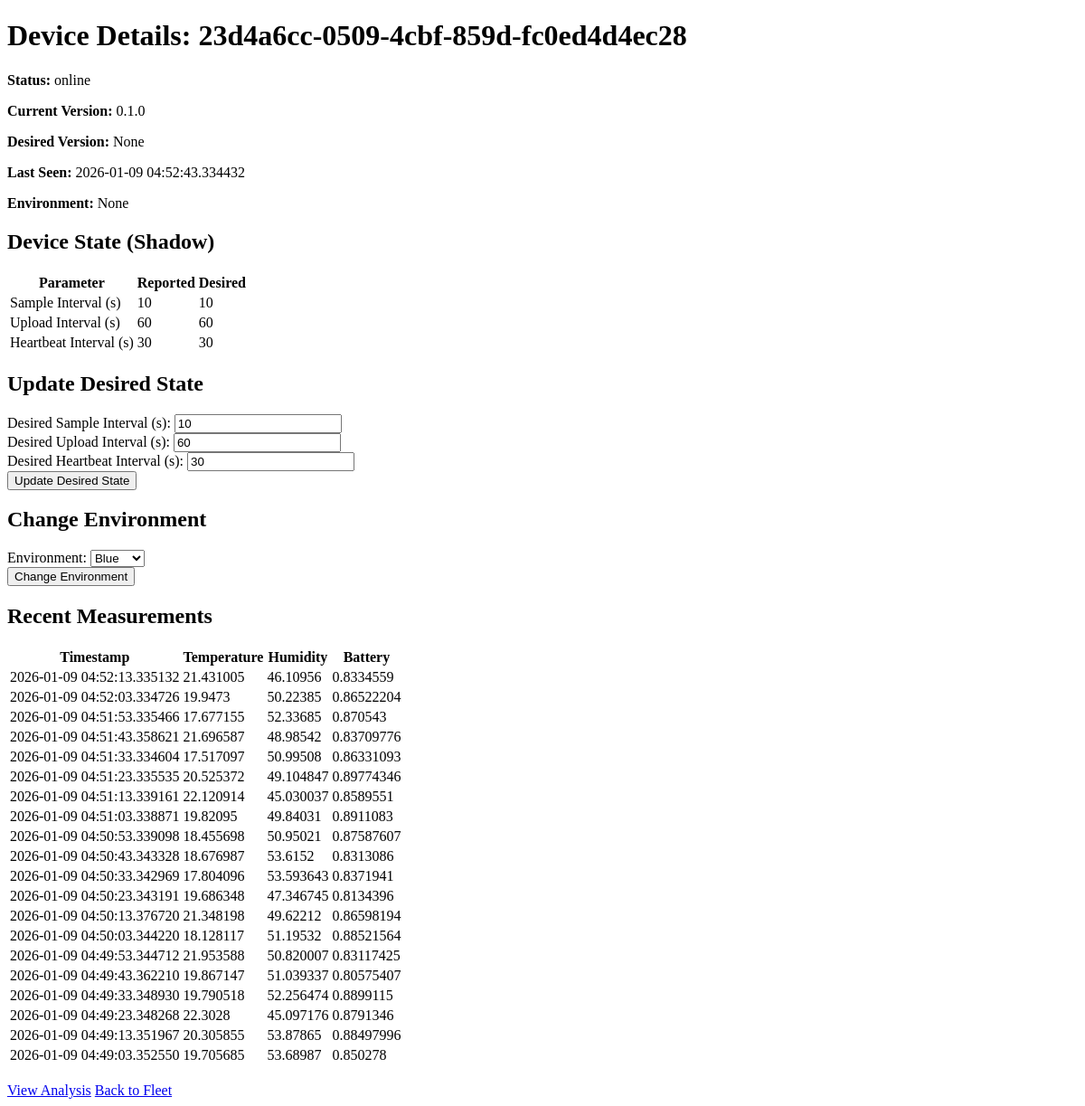
The app's page /devices/23d4a6cc-0509-4cbf-859d-fc0ed4d4ec28 with its own data.
### app/models.py (models this page shows)
class Device(Base):
    __tablename__ = "devices"
    id = Column(String, primary_key=True, index=True)
    current_version = Column(String)
    desired_version = Column(String)
    last_seen = Column(DateTime, default=datetime.datetime.utcnow)
    status = Column(String)
    rollout_bucket = Column(Integer, default=lambda: random.randint(0, 99))
    environment = Column(String, default="blue")
    region = Column(String, nullable=True)
    hardware_rev = Column(String, nullable=True)
    reported_sample_interval_secs = Column(Integer, default=10)
    reported_upload_interval_secs = Column(Integer, default=60)
    reported_heartbeat_interval_secs = Column(Integer, default=30)
    desired_sample_interval_secs = Column(Integer, default=10)
    desired_upload_interval_secs = Column(Integer, default=60)
    desired_heartbeat_interval_secs = Column(Integer, default=30)
    measurements = relationship("Measurement", back_populates="device")
    errors = relationship("DeviceError", back_populates="device")

### app/ui/views.py (the view)
@router.get("/devices/{device_id}", response_class=HTMLResponse)
async def read_device(request: Request, device_id: str, db: Session = Depends(get_db)):
    device = db.query(models.Device).filter(models.Device.id == device_id).first()
    if device:
        measurements = db.query(models.Measurement).filter(models.Measurement.device_id == device_id).order_by(models.Measurement.timestamp.desc()).limit(20).all()
    else:
        measurements = []
    return templates.TemplateResponse("device_detail.html", {"request": request, "device": device, "measurements": measurements})

### app/ui/templates/device_detail.html (shortened to what this page needs)
<!DOCTYPE html>
<html>
<head>
    <link rel="stylesheet" href="/static/main.css">
</head>
<body>
    {% if device %}
    <h1>Device Details: {{ device.id }}</h1>
    <p><strong>Status:</strong> {{ device.status }}</p>
    <p><strong>Current Version:</strong> {{ device.current_version }}</p>
    <p><strong>Desired Version:</strong> {{ device.desired_version }}</p>
    <p><strong>Last Seen:</strong> {{ device.last_seen }}</p>
    <p><strong>Environment:</strong> {{ device.environment }}</p>
    <h2>Device State (Shadow)</h2>
    <table>
        <thead>
            <tr>
                <th>Parameter</th>
                <th>Reported</th>
                <th>Desired</th>
            </tr>
        </thead>
        <tbody>
            <tr>
                <td>Sample Interval (s)</td>
                <td>{{ device.reported_sample_interval_secs }}</td>
                <td class="{% if device.reported_sample_interval_secs != device.desired_sample_interval_secs %}unconverged{% endif %}">{{ device.desired_sample_interval_secs }}</td>
            </tr>
            <tr>
                <td>Upload Interval (s)</td>
                <td>{{ device.reported_upload_interval_secs }}</td>
                <td class="{% if device.reported_upload_interval_secs != device.desired_upload_interval_secs %}unconverged{% endif %}">{{ device.desired_upload_interval_secs }}</td>
            </tr>
            <tr>
                <td>Heartbeat Interval (s)</td>
                <td>{{ device.reported_heartbeat_interval_secs }}</td>
                <td class="{% if device.reported_heartbeat_interval_secs != device.desired_heartbeat_interval_secs %}unconverged{% endif %}">{{ device.desired_heartbeat_interval_secs }}</td>
            </tr>
        </tbody>
    </table>
    <h2>Update Desired State</h2>
    <form id="update-state-form">
        <div class="control-group">
            <label for="desired_sample_interval_secs">Desired Sample Interval (s):</label>
            <input type="number" id="desired_sample_interval_secs" name="desired_sample_interval_secs" value="{{ device.desired_sample_interval_secs }}">
        </div>
        <div class="control-group">
            <label for="desired_upload_interval_secs">Desired Upload Interval (s):</label>
            <input type="number" id="desired_upload_interval_secs" name="desired_upload_interval_secs" value="{{ device.desired_upload_interval_secs }}">
        </div>
        <div class="control-group">
            <label for="desired_heartbeat_interval_secs">Desired Heartbeat Interval (s):</label>
            <input type="number" id="desired_heartbeat_interval_secs" name="desired_heartbeat_interval_secs" value="{{ device.desired_heartbeat_interval_secs }}">
        </div>
        <button type="submit">Update Desired State</button>
    </form>
    <h2>Change Environment</h2>
    <form id="update-environment-form">
        <div class="control-group">
            <label for="environment">Environment:</label>
            <select id="environment" name="environment">
                <option value="blue" {% if device.environment == 'blue' %}selected{% endif %}>Blue</option>
            </select>
        </div>
        <button type="submit">Change Environment</button>
    </form>
    <h2>Recent Measurements</h2>
    <table>
        <thead>
            <tr>
                <th>Timestamp</th>
                <th>Temperature</th>
                <th>Humidity</th>
                <th>Battery</th>
            </tr>
        </thead>
        <tbody>
            {% for m in measurements %}
            <tr>
                <td>{{ m.timestamp }}</td>
                <td>{{ m.temp }}</td>
                <td>{{ m.humidity }}</td>
                <td>{{ m.battery }}</td>
            </tr>
            {% endfor %}
        </tbody>
    </table>
    {% else %}
    <h1>Device not found</h1>
    {% endif %}
    <br>
    <a href="/devices/{{ device.id }}/analysis" class="button">View Analysis</a>
    <a href="/">Back to Fleet</a>
</body>
</html>

### records on screen
Device: id "23d4a6cc-0509-4cbf-859d-fc0ed4d4ec28", status "online", current_version "0.1.0", desired_version "None", last_seen "2026-01-09 04:52:43.334432", environment "None", reported_sample_interval_secs "10", desired_sample_interval_secs "10", reported_upload_interval_secs "60", desired_upload_interval_secs "60", reported_heartbeat_interval_secs "30", desired_heartbeat_interval_secs "30"

### other values on screen
{{ m.timestamp }} "2026-01-09 04:52:13.335132" "2026-01-09 04:52:03.334726" "2026-01-09 04:51:53.335466" "2026-01-09 04:51:43.358621" "2026-01-09 04:51:33.334604" "2026-01-09 04:51:23.335535" "2026-01-09 04:51:13.339161" "2026-01-09 04:51:03.338871" "2026-01-09 04:50:53.339098" "2026-01-09 04:50:43.343328" "2026-01-09 04:50:33.342969" "2026-01-09 04:50:23.343191" "2026-01-09 04:50:13.376720" "2026-01-09 04:50:03.344220" "2026-01-09 04:49:53.344712" "2026-01-09 04:49:43.362210" "2026-01-09 04:49:33.348930" "2026-01-09 04:49:23.348268" "2026-01-09 04:49:13.351967" "2026-01-09 04:49:03.352550"
{{ m.temp }} "21.431005" "19.9473" "17.677155" "21.696587" "17.517097" "20.525372" "22.120914" "19.82095" "18.455698" "18.676987" "17.804096" "19.686348" "21.348198" "18.128117" "21.953588" "19.867147" "19.790518" "22.3028" "20.305855" "19.705685"
{{ m.humidity }} "46.10956" "50.22385" "52.33685" "48.98542" "50.99508" "49.104847" "45.030037" "49.84031" "50.95021" "53.6152" "53.593643" "47.346745" "49.62212" "51.19532" "50.820007" "51.039337" "52.256474" "45.097176" "53.87865" "53.68987"
{{ m.battery }} "0.8334559" "0.86522204" "0.870543" "0.83709776" "0.86331093" "0.89774346" "0.8589551" "0.8911083" "0.87587607" "0.8313086" "0.8371941" "0.8134396" "0.86598194" "0.88521564" "0.83117425" "0.80575407" "0.8899115" "0.8791346" "0.88497996" "0.850278"
